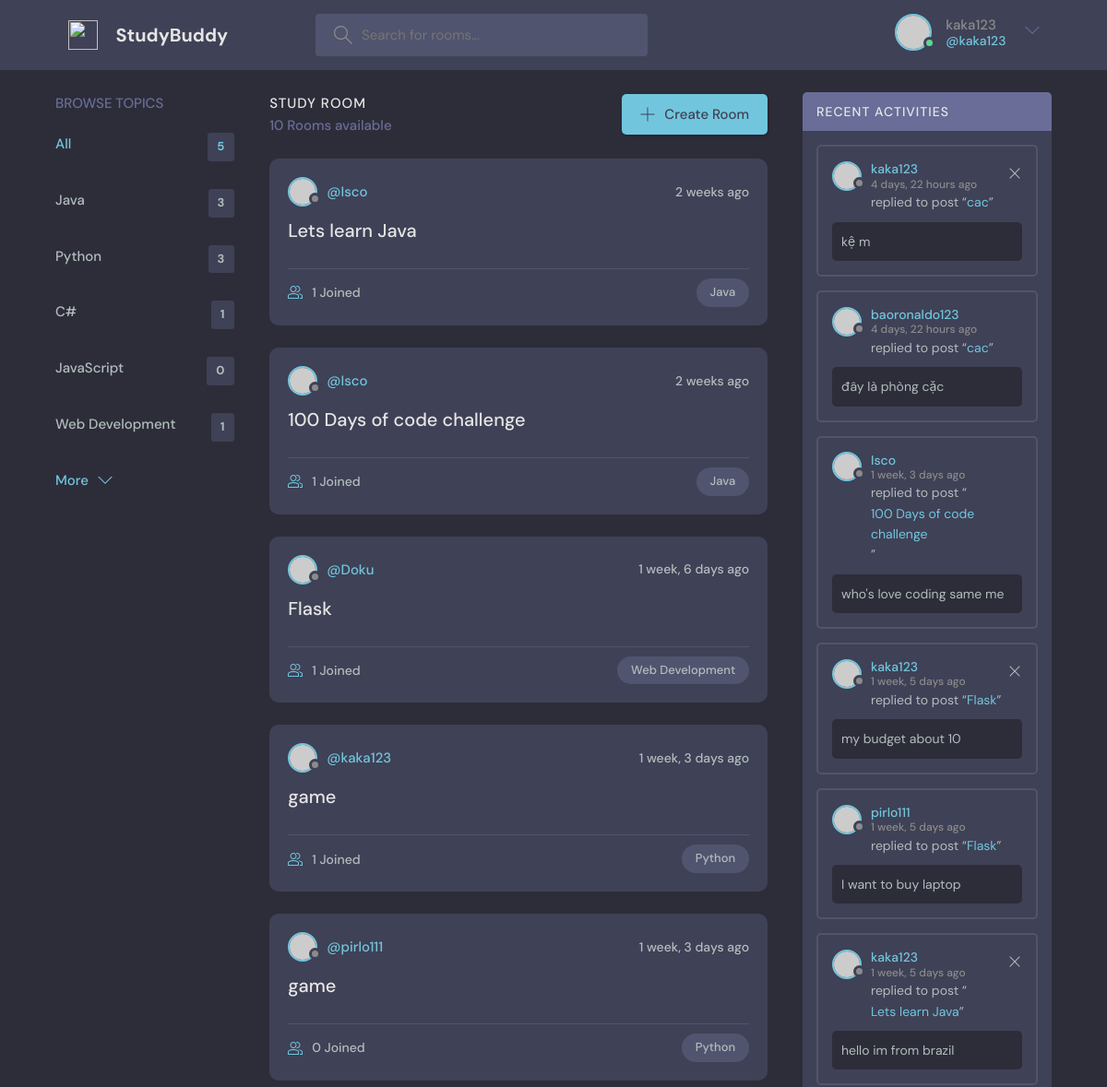
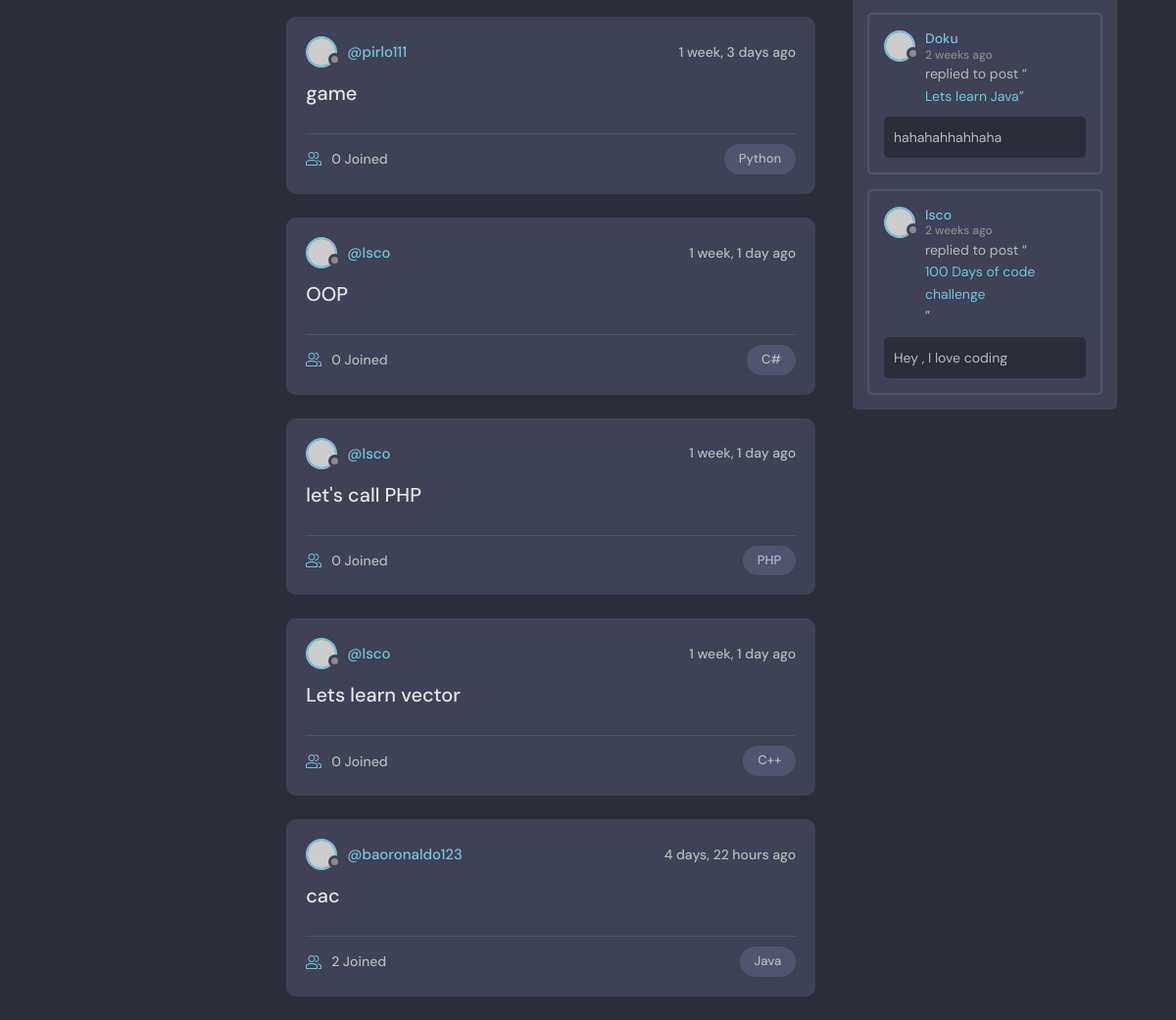
The page /home/ (signed in) on the database its author committed (2 pictures, top to bottom).
### base/models.py (models this page shows, shortened)
class Topic(models.Model):
    name = models.CharField(max_length = 200)

class Room(models.Model):
    host = models.ForeignKey(User, on_delete = models.SET_NULL,null = True)
    topic = models.ForeignKey(Topic, on_delete = models.SET_NULL,null = True)
    name = models.CharField(max_length = 200)
    description = models.TextField(null = True , blank = True)
    participants = models.ManyToManyField(
        User , related_name='participants',blank = True)
    updated_date = models.DateTimeField(auto_now = True)
    created_date = models.DateTimeField(auto_now_add = True)
    def __str__(self):
        return self.name

class Message(models.Model):
    user = models.ForeignKey(User,on_delete = models.CASCADE)
    room = models.ForeignKey(Room,on_delete = models.CASCADE)
    body = models.TextField()
    updated_date = models.DateTimeField(auto_now = True)
    created_date = models.DateTimeField(auto_now_add = True)

### base/views.py (the view)
# urls.py: path('home/',views.home,name = "home"),
def home(request):
    q = request.GET.get('q') if request.GET.get('q') != None else ''
    rooms = Room.objects.filter(
        Q(topic__name__icontains = q) |
        Q(name__icontains = q) |
        Q(description__icontains = q)
    )
    room_count = rooms.count()
    topics = Topic.objects.all()[0:5]
    room_messages = Message.objects.all().order_by('-created_date')
    room_messages = room_messages.filter(Q(room__name__icontains=q))
    context = {'rooms' : rooms ,'topics' : topics,'room_count' : room_count,'room_messages' : room_messages}
    return render(request,'base/home.html',context)

### base/templates/base/home.html (shortened to what this page needs)
  {% extends "main.html" %}
  {% block content %}
    <main class="layout layout--3">
      <div class="container">
        {% include "base/topic_component.html" %}
        <div class="roomList">
          <div class="roomList__header">
            <div>
              <h2>Study Room</h2>
              <p>{{rooms.count}} Rooms available </p>
            </div>
            <a class="btn btn--main" href="{% url 'create-room' %}">
              <svg version="1.1" xmlns="http://www.w3.org/2000/svg" width="32" height="32" viewBox="0 0 32 32">
                <title>add</title>
                <path
                  d="M16.943 0.943h-1.885v14.115h-14.115v1.885h14.115v14.115h1.885v-14.115h14.115v-1.885h-14.115v-14.115z"
                ></path>
              </svg>
              Create Room
            </a>
          </div>
          {% include 'base/feed_component.html'%}
        </div>
        {% include 'base/activity_component.html' %}
      </div>
    </main>
{% endblock content%}

### templates/navbar.html (shortened to what this page needs)
{% load static %}
<header class="header header--loggedIn">
    <div class="container">
      <a href="{% url 'home' %}" class="header__logo">
        <img src="{% static 'images/logo.svg' %}" />
        <h1>StudyBuddy</h1>
      </a>
      <form class="header__search" method = "GET" action="{% url 'home' %}">
        <label>
          <input name = "q"   placeholder="Search for rooms..." />
        </label>
      </form>
      <nav class="header__menu">
        {% if request.user.is_authenticated %}
        <div class="header__user">
          <a href="{% url 'update-user' %}">
            <div class="avatar avatar--medium active">
              <img src="https://randomuser.me/api/portraits/men/37.jpg" />
            </div>
            <p>{{request.user.username}} <span>@{{request.user.username}}</span></p>
          </a>
          <button class="dropdown-button">
            <svg version="1.1" xmlns="http://www.w3.org/2000/svg" width="32" height="32" viewBox="0 0 32 32">
              <title>chevron-down</title>
              <path d="M16 21l-13-13h-3l16 16 16-16h-3l-13 13z"></path>
            </svg>
          </button>
        </div>
        {% endif %}
      </nav>
    </div>
  </header>

### base/templates/base/topic_component.html
<div class="topics">
  <div class="topics__header">
    <h2>Browse Topics</h2>
  </div>
  <ul class="topics__list">
    <li>
      <a href="{% url 'home' %}" class="active">All <span>{{topics.count}}</span></a>
    </li>
    {% for topic in topics %}
    <li>
      <a href="{% url 'home' %}?q={{topic.name}}">{{topic.name}}<span>{{topic.room_set.all.count}}</span></a>
    </li>
    {% endfor %}
  </ul>
  <a class="btn btn--link" href="{% url 'topics' %}">
    More
    <svg version="1.1" xmlns="http://www.w3.org/2000/svg" width="32" height="32" viewBox="0 0 32 32">
      <title>chevron-down</title>
      <path d="M16 21l-13-13h-3l16 16 16-16h-3l-13 13z"></path>
    </svg>
  </a>
</div>

### base/templates/base/feed_component.html (shortened to what this page needs)
{%for room in rooms %}
<div class="roomListRoom">
    <div class="roomListRoom__header">
      <a href="{% url 'user-profile' room.host.id %}" class="roomListRoom__author">
        <div class="avatar avatar--small">
          <img src="https://randomuser.me/api/portraits/women/11.jpg" />
        </div>
        <span>@{{room.host.username}}</span>
      </a>
      <div class="roomListRoom__actions">
        <span>{{room.created_date|timesince}} ago</span>
      </div>
    </div>
    <div class="roomListRoom__content">
      <a href="{%  url 'room' room.id %}">{{room.name}}</a>
    </div>
    <div class="roomListRoom__meta">
      <a href="{%  url 'room' room.id %}" class="roomListRoom__joined">
        {{room.participants.all.count}} Joined
      </a>
      <p class="roomListRoom__topic">{{room.topic.name}}</p>
    </div>
</div>
{% endfor %}

### base/templates/base/activity_component.html
<div class="activities">
  <div class="activities__header">
    <h2>Recent Activities</h2>
  </div>
  {% for messange in room_messages%}
  <div class="activities__box">
    <div class="activities__boxHeader roomListRoom__header">
      <a href="{% url 'user-profile' messange.user.id %}" class="roomListRoom__author">
        <div class="avatar avatar--small">
          <img src="https://randomuser.me/api/portraits/women/11.jpg" />
        </div>
        <p>
          {{messange.user}}
          <span>{{messange.created_date|timesince}} ago </span>
        </p>
      </a>
      {% if request.user == messange.user %}
      <div class="roomListRoom__actions">
        <a href="{% url 'delete-messange' messange.id %}">
          <svg version="1.1" xmlns="http://www.w3.org/2000/svg" width="32" height="32" viewBox="0 0 32 32">
            <title>remove</title>
            <path
              d="M27.314 6.019l-1.333-1.333-9.98 9.981-9.981-9.981-1.333 1.333 9.981 9.981-9.981 9.98 1.333 1.333 9.981-9.98 9.98 9.98 1.333-1.333-9.98-9.98 9.98-9.981z"
            ></path>
          </svg>
        </a>
      </div>
      {% endif %}
    </div>
    <div class="activities__boxContent">
      <p>replied to post “<a href="{% url 'room' messange.room.id %}">{{ messange.room }}</a>”</p>
      <div class="activities__boxRoomContent">
       {{ messange.body }}
      </div>
    </div>
  </div>
  {% endfor %}
</div>

### rows shown on the page
Topic: name "Java", room_set.all.count "3"
Topic: name "Python", room_set.all.count "3"
Topic: name "C#", room_set.all.count "1"
Topic: name "JavaScript", room_set.all.count "0"
Topic: name "Web Development", room_set.all.count "1"
Room: host.username "Isco", created_date "2 weeks", name "Lets learn Java", participants.all.count "1", topic.name "Java"
Room: host.username "Isco", created_date "2 weeks", name "100 Days of code challenge", participants.all.count "1", topic.name "Java"
Room: host.username "Doku", created_date "1 week, 6 days", name "Flask", participants.all.count "1", topic.name "Web Development"
Room: host.username "kaka123", created_date "1 week, 3 days", name "game", participants.all.count "1", topic.name "Python"
Room: host.username "pirlo111", created_date "1 week, 3 days", name "game", participants.all.count "0", topic.name "Python"
Room: host.username "pirlo111", created_date "1 week, 3 days", name "game", participants.all.count "0", topic.name "Python"
Room: host.username "Isco", created_date "1 week, 1 day", name "OOP", participants.all.count "0", topic.name "C#"
Room: host.username "Isco", created_date "1 week, 1 day", name "let's call PHP", participants.all.count "0", topic.name "PHP"
Room: host.username "Isco", created_date "1 week, 1 day", name "Lets learn vector", participants.all.count "0", topic.name "C++"
Room: host.username "baoronaldo123", created_date "4 days, 22 hours", name "cac", participants.all.count "2", topic.name "Java"
Message: user "kaka123", created_date "4 days, 22 hours", room "cac", body "kệ m"
Message: user "baoronaldo123", created_date "4 days, 22 hours", room "cac", body "đây là phòng cặc"
Message: user "Isco", created_date "1 week, 3 days", room "100 Days of code challenge", body "who's love coding same me"
Message: user "kaka123", created_date "1 week, 5 days", room "Flask", body "my budget about 10"
Message: user "pirlo111", created_date "1 week, 5 days", room "Flask", body "I want to buy laptop"
Message: user "kaka123", created_date "1 week, 5 days", room "Lets learn Java", body "hello im from brazil"
Message: user "Doku", created_date "2 weeks", room "Lets learn Java", body "hahahahhahhaha"
Message: user "Isco", created_date "2 weeks", room "100 Days of code challenge", body "Hey , I love coding"

### other values the page prints
{{ request.user.username }} "kaka123"
{{ topics.count }} "5"
{{ rooms.count }} "10"
